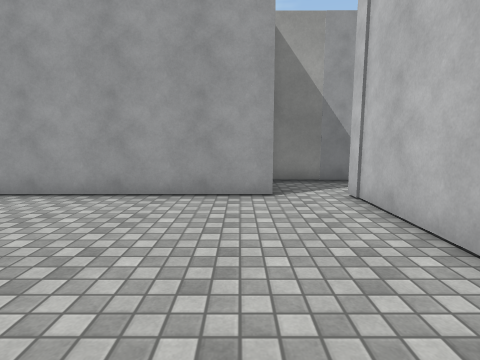
[1] (above)

15 first-person views from a walk through a Unity game level. The camera is 1.3 m above the floor, tilts 8° down and sees 80° across. Doors are open. The floor is counted in squares, 1 m on a side. Each view is taken from the middle of a square. On the plan, view 1 faces up. The plan holds only what a view shows up to about 13 squares ahead; the rest is blank. The place goes on beyond the plan. The player character is not drawn. Some animated figures are left out. Surface patterns are stand-ins for the level's own textures.

[2]
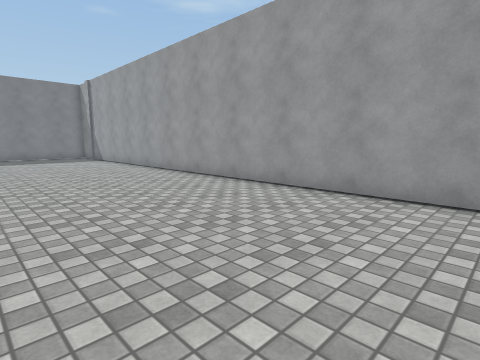

[3]
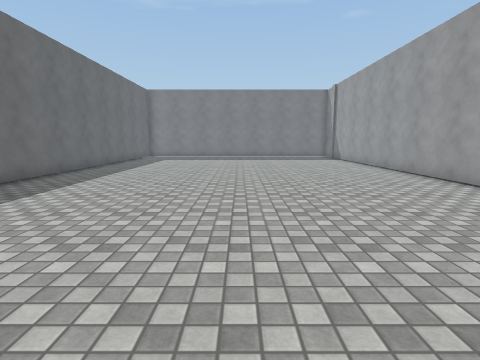

[4]
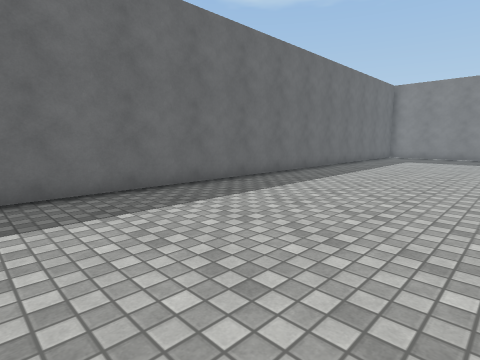

[5]
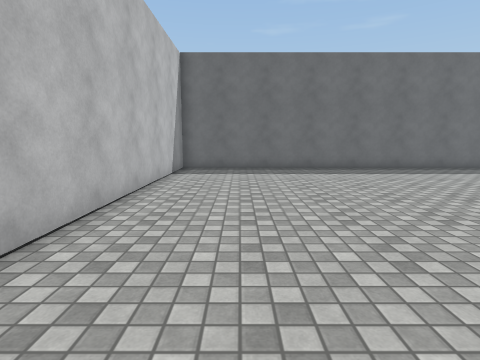

[6]
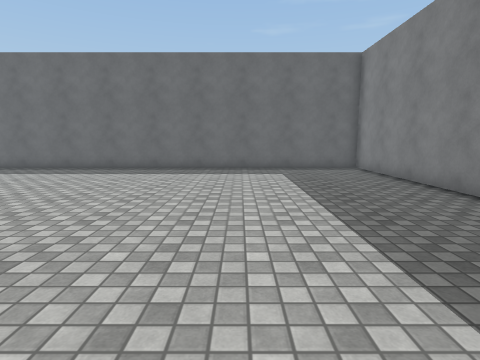

[7]
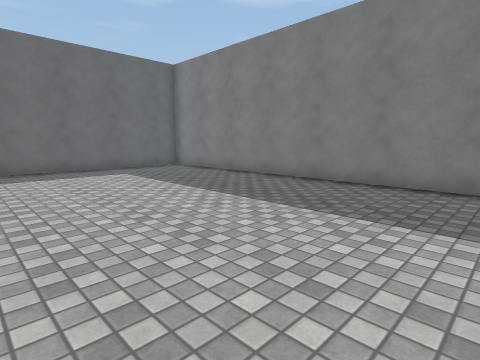

[8]
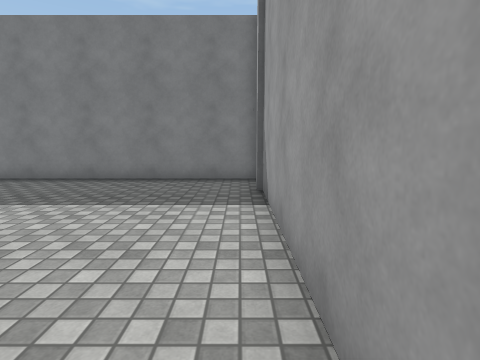

[9]
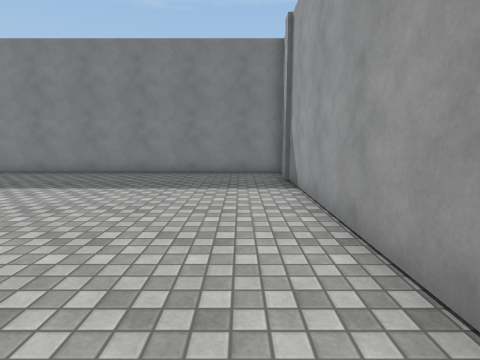

[10]
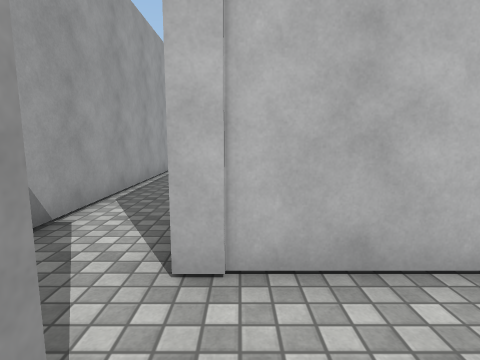

[11]
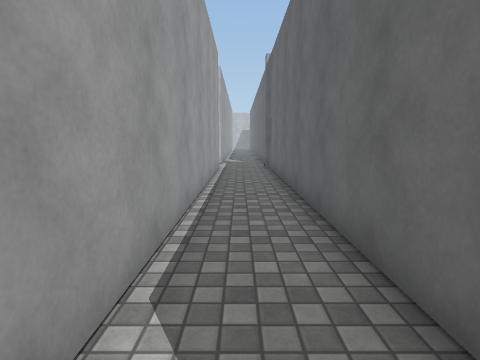

[12]
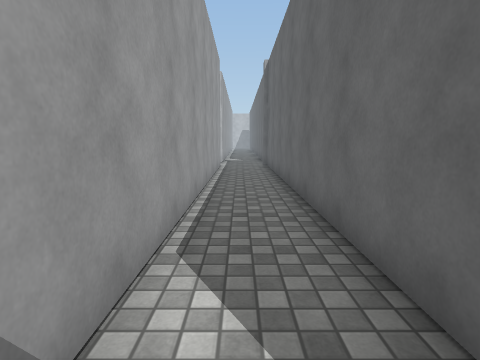

[13]
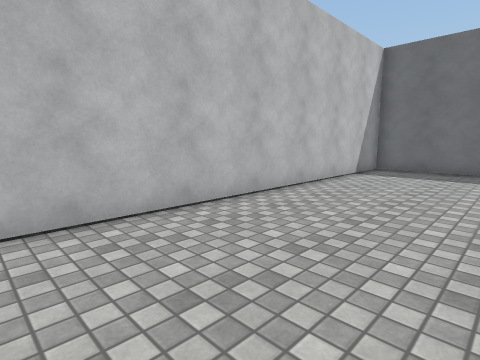

[14]
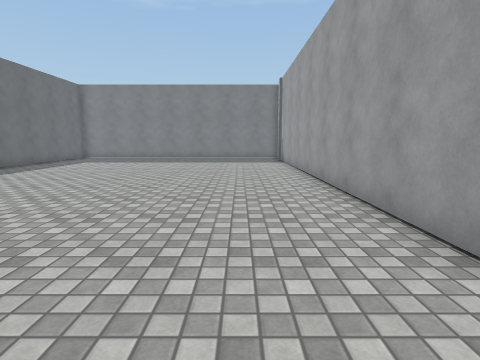

[15]
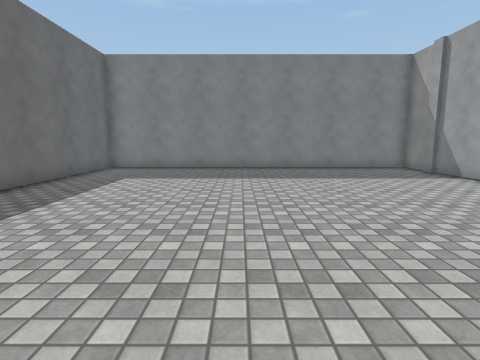

### Floor plan
Ten units are one square. View 1 is at (0, 0); x grows to the right and y downward. Boxes are objects, and circles mark ways between rooms. Rooms are numbered by the first view taken in them; rooms with no view inside come last. Other rooms are left out.
<svg viewBox="-228 -95 368 170">
<path fill="none" stroke="#000" d="M9 -66 -223 -66 -223 70 26 70 26 -68M45 -66 135 -66M135 -90 10 -90"/>
<circle cx="20" cy="-70" r="3" fill="#2a7"/>
<text x="-100" y="0">1</text>
<text x="70" y="-80">2</text>
</svg>
Room 1 opens to room 2.

Where each view was taken, in squares from view 1:
view 1: 0 up, 0 right, facing up
view 2: 0 up, 0 right, facing up-left
view 3: 0 up, 0 right, facing left
view 4: 0 up, 0 right, facing down-left
view 5: 6 up, 0 right, facing down
view 6: 6 up, 17 left, facing down
view 7: 6 up, 14 left, facing down-left
view 8: 6 up, 13 left, facing left
view 9: 5 up, 11 left, facing left
view 10: 6 up, 0 right, facing right
view 11: 8 up, 4 right, facing right
view 12: 8 up, 3 right, facing right
view 13: 6 up, 2 left, facing down-right
view 14: 4 up, 2 left, facing left
view 15: 1 down, 9 left, facing left
